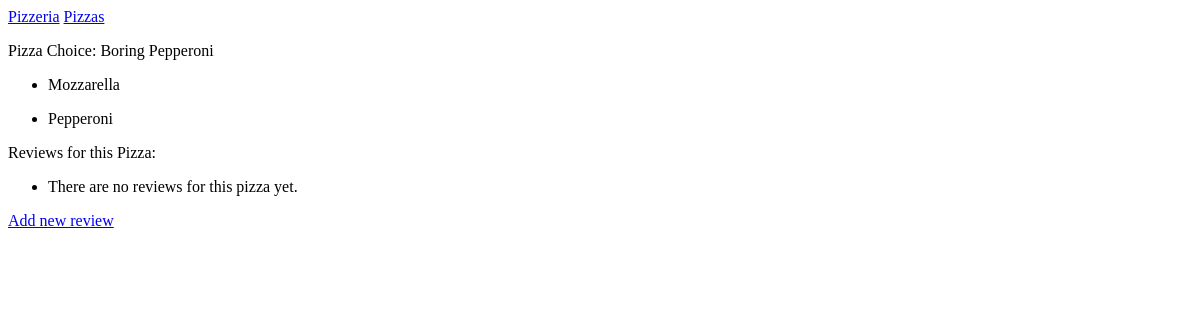
The app's page /pizza_choices/1/, older data.
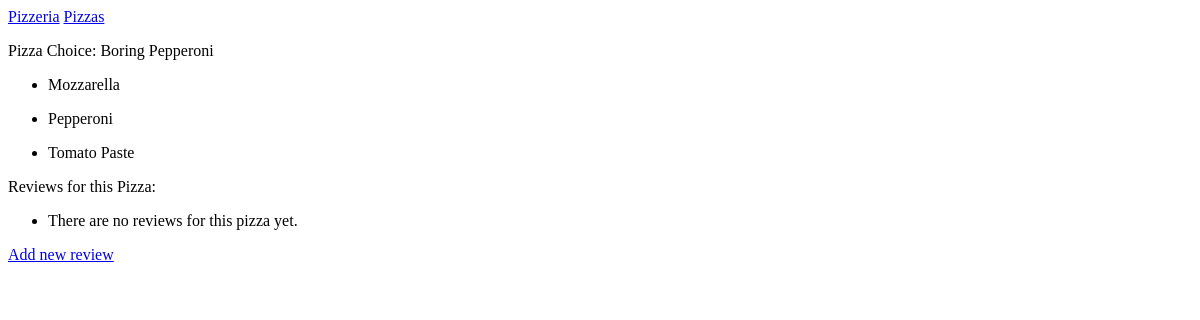
The same page, newer data.
### pizzas/models.py (models this page shows, shortened)
class Topping(models.Model):
    pizza = models.ForeignKey(Pizza, on_delete=models.CASCADE)
    name = models.CharField(max_length=50) # Toppings shouldn't be longer than 50 characters
    date_added = models.DateTimeField(auto_now_add=True)
    class Meta:
        verbose_name_plural = 'toppings'

### pizzas/views.py (the view)
# urls.py: path('pizza_choices/<int:pizza_id>/', views.pizza_choice, name='pizza_choice'),
def pizza_choice(request, pizza_id):
    pizza_choice = Pizza.objects.get(id=pizza_id)
    toppings = pizza_choice.topping_set.order_by('name')
    reviews = pizza_choice.review_set.order_by("-date_added")
    context = {'pizza_choice':pizza_choice, 'toppings':toppings, 'reviews':reviews}
    return render(request, 'pizzas/pizza_choice.html', context)

### pizzas/models.py (called while the page is built)
    def __str__(self):
        return self.name

### pizzas/templates/pizzas/pizza_choice.html (shortened to what this page needs)
{% extends "pizzas/base.html" %}
{% block content %}
    <p>Pizza Choice: {{ pizza_choice }}</p>
    <ul>
        {% for topping in toppings %}
        <li>
            <p>{{ topping.name|linebreaks }}</p>
        </li>
        {% empty %}
            <li>There are no toppings for your pizza choice yet.</li>
        {% endfor %}
    </ul>
    <p>Reviews for this Pizza:</p>
    <ul>
        {% for review in reviews %}
        <li>
            <!--a vertical line | represents a template filter
                A function that modifies the value in a template variable-->
            <p>{{ review.date_added|date:'M d, Y H:i' }} </p>
            <p>{{ review.review|linebreaks }} </p>
        </li>
        {% empty %}
            <li> There are no reviews for this pizza yet.</li>
        {% endfor %}
    </ul>
    <p>
        <a href="{% url 'pizzas:new_review' pizza_choice.id %}">Add new review</a>
    </p>
    {% endblock content %}

Row changes from the older to the newer data that the page shows:
added Topping: name "Tomato Paste"
